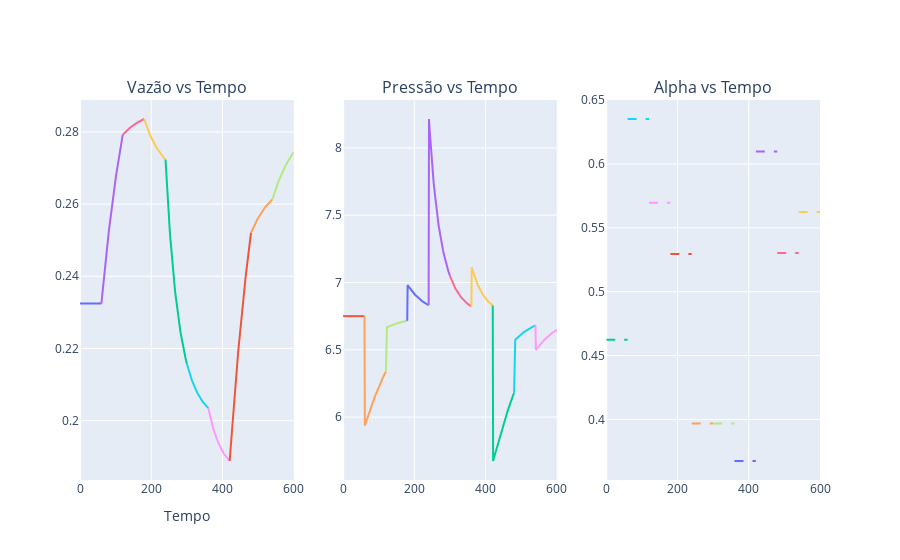

The cell this chart's notebook holds for it:
### Markdown cell above
##### Gráfico do Modelo

### Code cell
fig = make_subplots(rows=1, cols=3, subplot_titles=("Vazão vs Tempo", "Pressão vs Tempo", "Alpha vs Tempo"))

for i in range(0, nAlphas):
    # Vazão
    fig.add_trace(go.Scatter(x=interval[i], y=np.squeeze(massFlowrate[i]), mode='lines',
                             name='Vazão', legendgroup='massflow', showlegend=i == 0), row = 1, col = 1)
    # Pressão
    fig.add_trace(go.Scatter(x=interval[i], y=np.squeeze(PlenumPressure[i]), mode='lines',
                             name='Pressão', legendgroup='pressure', showlegend=i == 0), row = 1, col = 2)
    # Alphas
    fig.add_trace(go.Scatter(x=interval[i], y=np.squeeze(alpha_values[i]), mode='lines', 
                             name='Alphas', line=dict(dash='dash'), legendgroup='alpha', showlegend=i == 0), row = 1, col = 3)

# Atualiza layout
fig.update_layout(
    xaxis_title='Tempo',
    grid=dict(rows=1, columns=3),
    template='plotly',
    showlegend=False
)

# Mostra a figura
fig.show()
